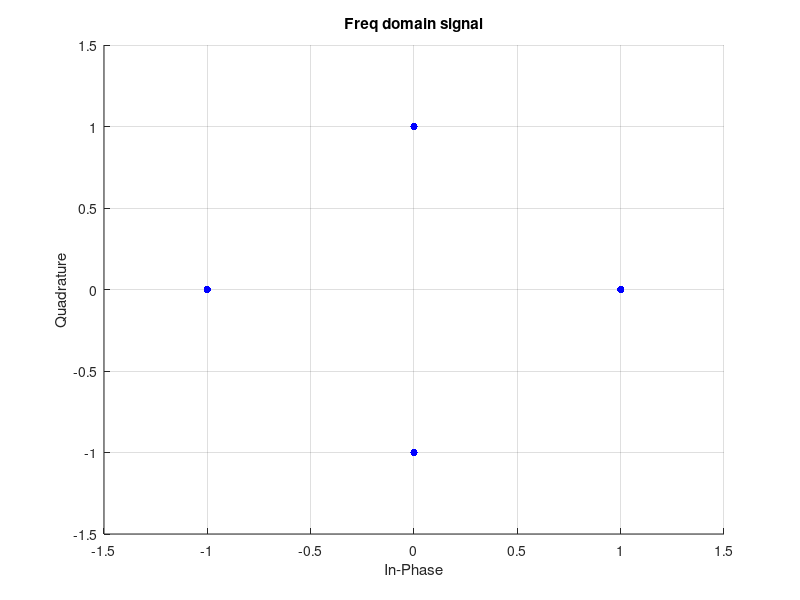
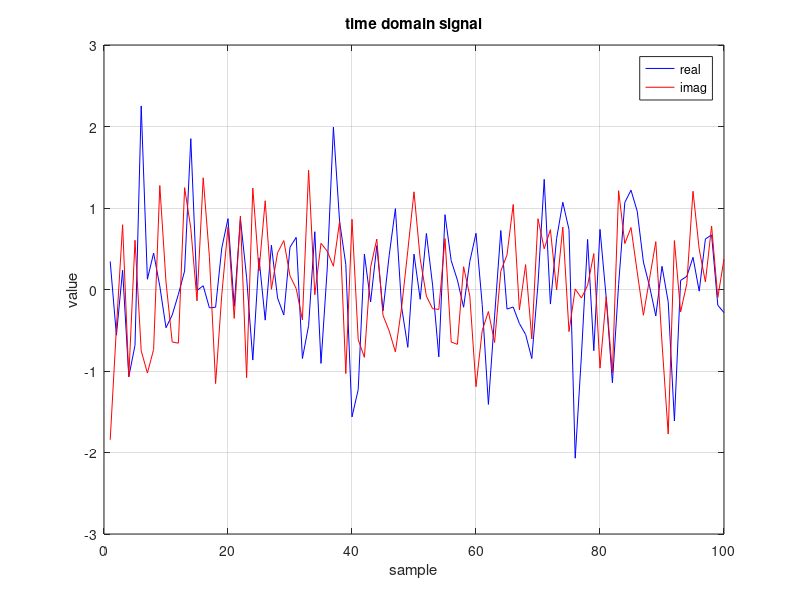
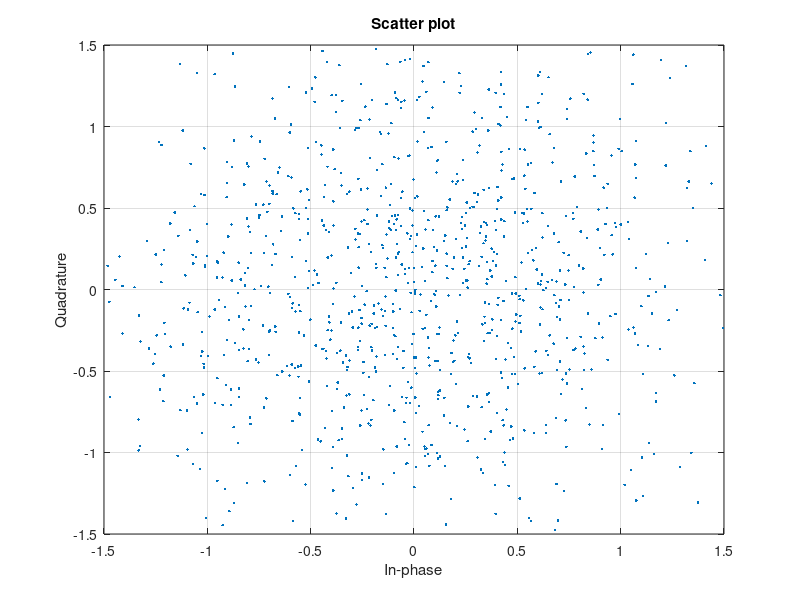

Recreate these plots in MATLAB, in order. (Note: this script raises an error after producing the figures.)
sampleRate = 100000;
dopplerFreq = 100;

simSample = 1024;
cp_length = 80;
modOrder = 4;
EbN0 = -10:5:30;

tx = randi([0 modOrder-1], simSample, 1);
pskSigOfdm = pskmod(tx, modOrder, 0);

scatter(real(pskSigOfdm), imag(pskSigOfdm), 30, 'b', 'filled'); grid;
axis([-1.5 1.5 -1.5 1.5]);
xlabel('In-Phase');
ylabel('Quadrature');
title('Freq domain signal');

pskSig = ifft(pskSigOfdm)*sqrt(simSample);
figure; plot(1:100, real(pskSig(1:100)), 'b', 1:100, imag(pskSig(1:100)), 'r');
grid; legend('real', 'imag');
xlabel('sample'); ylabel('value');
title('time domain signal');
scatterplot(pskSig); grid; axis([-1.5 1.5 -1.5 1.5]);

pskSig = [pskSig(simSample-cp_length+1:simSample); pskSig];
rayleighchan = comm.RayleighChannel('SampleRate', sampleRate, 'MaximumDopplerShift', dopplerFreq);
[fadedSig] = rayleighchan(pskSig);
fadedSig = fadedSig(cp_length+1:end);

fadingCoeffOfdm = fft(fadedSig)/sqrt(simSample)./pskSigOfdm;
figure; plot(1:100, real(fadedSig(1:100)), 'b', 1:100, imag(fadedSig(1:100)), 'r');
grid; legend('real', 'imag');
xlabel('sample'); ylabel('value');
title('faded and noise added signal');
scatterplot(fadedSig); grid; axis([-1.5 1.5 -1.5 1.5]);

for n = 1:length(EbN0)
    for iter = 1:100
        rxSigTime = awgn(fadedSig, EbN0(n)+10*log10(log(modOrder)/log(2)));
        rxSigFreq = fft(rxSigTime)/sqrt(simSample);
        
        chanCompensation = rxSigFreq ./ fadingCoeffOfdm;
        
        if (iter == 1)
            scatterplot(chanCompensation); grid; axis([-1.5 1.5 -1.5 1.5]);
            title_str = sprintf('channel compensated EbN0 %ddB', EbN0(n));
            title(title_str);
            pause(1);
        end
        rx = pskdemod(chanCompensation, modOrder, 0);
        
        [nErrors, berIter(iter)] = biterr(tx, rx);
    end
    BER(n) = mean(berIter);
end

BERtheory = berfading(EbN0, 'psk', modOrder, 1);

figure;
semilogy(EbN0, BERtheory, 'b-', EbN0, BER, 'r*');
legend('Theoretical BER', 'Empirical BER');
xlabel('SNR (dB)'); ylabel('BER');
title('QPSK over Rayleigh Fading Channel');
grid;